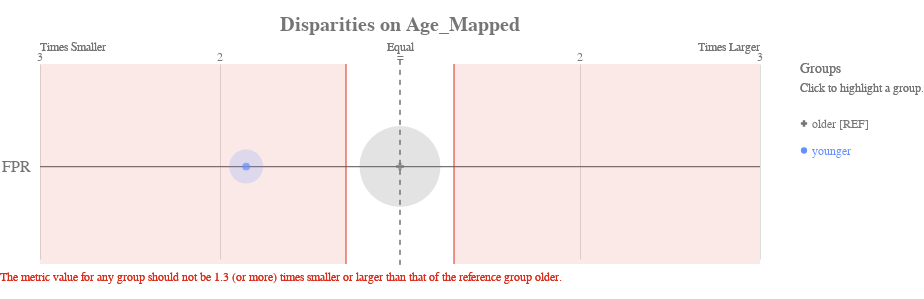

The cell this chart's notebook holds for it:
### Code cell
ap.disparity(bdf, metrics, 'age_mapped', fairness_threshold = disparity_tolerance)

### Figure 1 — Vega-Lite specification as saved in the notebook (floating-point values rounded to 4 significant figures)
{"config": {"view": {"continuousWidth": 400, "continuousHeight": 300, "strokeWidth": 0}, "axisLeft": {"labelColor": "rgb(117,117,117)", "labelFont": "Arial", "labelFontSize": 16}, "title": {"align": "center", "baseline": "middle", "color": "rgb(117,117,117)", "font": "Arial", "fontSize": 20, "fontWeight": "bold"}}, "layer": [{"data": {"name": "data-38121450c6697f570e9bf3f18efe866c"}, "mark": {"type": "rule", "stroke": "rgb(117,117,117)", "strokeWidth": 1.25, "tooltip": ""}, "encoding": {"x": {"type": "quantitative", "field": "x", "scale": {"domain": [-2, 2], "range": [40.0, 760.0]}}, "x2": {"field": "x2"}, "y": {"type": "nominal", "axis": {"domain": false, "labelAngle": 0, "labelPadding": -30, "orient": "left", "ticks": false, "title": ""}, "field": "metric", "scale": {"domain": ["FPR"], "range": [30, 225.0]}}}}, {"data": {"name": "data-79dd248bdaa0ea02c535240e8ad022c8"}, "mark": {"type": "rule", "stroke": "rgb(117,117,117)", "strokeDash": [5, 5], "strokeWidth": 1}, "encoding": {"tooltip": {"value": "older [REF]"}, "x": {"value": 400.0}, "y": {"value": 20.83}, "y2": {"value": 229.2}}}, {"data": {"name": "data-c233327f4cd9b4c2df31bf8015c83e4a"}, "mark": {"type": "text", "align": "center", "color": "rgb(117,117,117)", "font": "Arial", "fontSize": 12, "fontWeight": "normal", "tooltip": ""}, "encoding": {"text": {"type": "nominal", "field": "label"}, "x": {"type": "quantitative", "field": "value", "scale": {"domain": [-2, 2], "range": [40.0, 760.0]}}, "y": {"value": 17.5}}}, {"layer": [{"mark": {"type": "text", "align": "left", "fill": "rgb(117,117,117)", "font": "Arial", "fontSize": 12, "fontWeight": "normal", "tooltip": ""}, "encoding": {"text": {"value": "Times Smaller"}, "x": {"value": 40.0}, "y": {"value": 7.5}}}, {"mark": {"type": "text", "align": "right", "fill": "rgb(117,117,117)", "font": "Arial", "fontSize": 12, "fontWeight": "normal", "tooltip": ""}, "encoding": {"text": {"value": "Times Larger"}, "x": {"value": 760.0}, "y": {"value": 7.5}}}, {"mark": {"type": "text", "align": "center", "fill": "rgb(117,117,117)", "font": "Arial", "fontSize": 12, "fontWeight": "normal", "tooltip": ""}, "encoding": {"text": {"value": "Equal"}, "x": {"value": 400.0}, "y": {"value": 7.5}}}], "data": {"name": "data-79dd248bdaa0ea02c535240e8ad022c8"}}, {"layer": [{"mark": {"type": "rule", "opacity": 0.8, "stroke": "rgb(217, 46, 28)", "strokeWidth": 1.25, "tooltip": ""}, "encoding": {"x": {"type": "quantitative", "field": "min", "scale": {"domain": [-2, 2], "range": [40.0, 760.0]}}, "y": {"value": 25.0}, "y2": {"value": 225.0}}}, {"mark": {"type": "rule", "opacity": 0.8, "stroke": "rgb(217, 46, 28)", "strokeWidth": 1.25, "tooltip": ""}, "encoding": {"x": {"type": "quantitative", "field": "max", "scale": {"domain": [-2, 2], "range": [40.0, 760.0]}}, "y": {"value": 25.0}, "y2": {"value": 225.0}}}, {"layer": [{"mark": {"type": "rect", "fill": "rgb(217, 46, 28)", "opacity": 0.1, "tooltip": ""}, "encoding": {"x": {"type": "quantitative", "field": "min", "scale": {"domain": [-2, 2], "range": [40.0, 760.0]}}, "x2": {"field": "lower_end"}, "y": {"value": 25.0}, "y2": {"value": 225.0}}}, {"mark": {"type": "rect", "fill": "rgb(217, 46, 28)", "opacity": 0.1, "tooltip": ""}, "encoding": {"x": {"type": "quantitative", "field": "max", "scale": {"domain": [-2, 2], "range": [40.0, 760.0]}}, "x2": {"field": "upper_end"}, "y": {"value": 25.0}, "y2": {"value": 225.0}}}]}, {"data": {"name": "data-79dd248bdaa0ea02c535240e8ad022c8"}, "mark": {"type": "text", "align": "left", "baseline": "top", "fill": "rgb(217, 46, 28)", "font": "Arial", "fontSize": 12, "fontWeight": "normal", "tooltip": ""}, "encoding": {"text": {"value": "The metric value for any group should not be 1.3 (or more) times smaller or larger than that of the reference group older."}, "x": {"value": 0}, "y": {"value": 233.3}}}], "data": {"name": "data-68125cfc4fc9557defd07e8d14c561c8"}}, {"layer": [{"mark": "circle"}, {"data": {"name": "data-65b986fb651cd3ceb832805d65302a2f"}, "mark": {"type": "circle", "opacity": 0.2}, "encoding": {"color": {"condition": {"type": "nominal", "field": "attribute_value", "legend": null, "scale": {"domain": ["older", "younger"], "range": ["rgb(117,117,117)", "rgb(100, 143, 255)", "rgb(254, 97, 0)", "rgb(220, 38, 127)", "rgb(255, 176, 0)", "rgb(120, 94, 240)"]}, "selection": "selector009"}, "value": "rgb(224,224,224)"}, "size": {"type": "quantitative", "field": "group_size", "legend": null, "scale": {"domain": [0, 1021.0], "range": [0, 7854.0]}}, "tooltip": [{"type": "nominal", "field": "attribute_value", "title": "Group"}, {"type": "nominal", "field": "tooltip_group_size", "title": "Group Size"}, {"type": "nominal", "field": "tooltip_disparity_explanation_fpr", "title": "Disparity"}, {"type": "quantitative", "field": "fpr", "format": ".2f", "title": "FPR"}], "x": {"type": "quantitative", "axis": {"domain": false, "labels": false, "ticks": false, "title": null, "values": [1, 2, -2, -1]}, "field": "fpr_disparity_scaled", "scale": {"domain": [-2, 2], "range": [40.0, 760.0]}}, "y": {"type": "nominal", "axis": {"domain": false, "grid": false, "labels": false, "ticks": false, "title": " "}, "field": "metric_variable", "scale": {"domain": ["FPR"], "range": [30, 225.0]}}}, "selection": {"selector011": {"type": "multi", "empty": "all", "fields": ["attribute_value"]}}, "transform": [{"calculate": "'FPR'", "as": "metric_variable"}]}, {"layer": [{"mark": "point"}, {"data": {"name": "data-65b986fb651cd3ceb832805d65302a2f"}, "mark": {"type": "point", "filled": true, "size": 60}, "encoding": {"color": {"condition": {"type": "nominal", "field": "attribute_value", "legend": null, "scale": {"domain": ["older", "younger"], "range": ["rgb(117,117,117)", "rgb(100, 143, 255)", "rgb(254, 97, 0)", "rgb(220, 38, 127)", "rgb(255, 176, 0)", "rgb(120, 94, 240)"]}, "selection": "selector009"}, "value": "rgb(224,224,224)"}, "shape": {"type": "nominal", "field": "attribute_value", "legend": null, "scale": {"domain": ["older", "younger"], "range": ["cross", "circle"]}}, "tooltip": [{"type": "nominal", "field": "attribute_value", "title": "Group"}, {"type": "nominal", "field": "tooltip_group_size", "title": "Group Size"}, {"type": "nominal", "field": "tooltip_disparity_explanation_fpr", "title": "Disparity"}, {"type": "quantitative", "field": "fpr", "format": ".2f", "title": "FPR"}], "x": {"type": "quantitative", "axis": {"domain": false, "labels": false, "ticks": false, "title": null, "values": [1, 2, -2, -1]}, "field": "fpr_disparity_scaled", "scale": {"domain": [-2, 2], "range": [40.0, 760.0]}}, "y": {"type": "nominal", "axis": {"domain": false, "grid": false, "labels": false, "ticks": false, "title": " "}, "field": "metric_variable", "scale": {"domain": ["FPR"], "range": [30, 225.0]}}}, "selection": {"selector010": {"type": "multi", "empty": "all", "fields": ["attribute_value"]}}, "transform": [{"calculate": "'FPR'", "as": "metric_variable"}]}]}]}, {"layer": [{"mark": {"type": "point", "filled": true, "opacity": 1, "size": 39.48}, "encoding": {"color": {"condition": {"type": "nominal", "field": "attribute_value", "legend": null, "scale": {"domain": ["older", "younger"], "range": ["rgb(117,117,117)", "rgb(100, 143, 255)", "rgb(254, 97, 0)", "rgb(220, 38, 127)", "rgb(255, 176, 0)", "rgb(120, 94, 240)"]}, "selection": "selector009"}, "value": "rgb(224,224,224)"}, "shape": {"type": "nominal", "field": "attribute_value", "legend": null, "scale": {"domain": ["older", "younger"], "range": ["cross", "circle"]}}, "x": {"value": 804}, "y": {"type": "nominal", "axis": {"domain": false, "grid": false, "labels": false, "ticks": false, "title": " "}, "field": "attribute_value", "scale": {"domain": ["older", "younger"], "range": [71, 125]}}}, "selection": {"selector009": {"type": "multi", "empty": "all", "fields": ["attribute_value"]}}}, {"mark": {"type": "text", "align": "left", "baseline": "middle", "font": "Arial", "fontSize": 12, "fontWeight": "normal"}, "encoding": {"color": {"condition": {"type": "nominal", "field": "attribute_value", "legend": null, "scale": {"domain": ["older", "younger"], "range": ["rgb(117,117,117)", "rgb(100, 143, 255)", "rgb(254, 97, 0)", "rgb(220, 38, 127)", "rgb(255, 176, 0)", "rgb(120, 94, 240)"]}, "selection": "selector009"}, "value": "rgb(224,224,224)"}, "text": {"type": "nominal", "field": "label"}, "x": {"value": 812}, "y": {"type": "nominal", "axis": {"domain": false, "grid": false, "labels": false, "ticks": false, "title": " "}, "field": "attribute_value", "scale": {"domain": ["older", "younger"], "range": [71, 125]}}}, "selection": {"selector012": {"type": "multi", "empty": "all", "fields": ["attribute_value"]}}}, {"data": {"name": "data-79dd248bdaa0ea02c535240e8ad022c8"}, "mark": {"type": "text", "align": "left", "baseline": "middle", "color": "rgb(117,117,117)", "font": "Arial", "fontSize": 12, "fontWeight": "normal"}, "encoding": {"text": {"value": "Click to highlight a group."}, "x": {"value": 800}, "y": {"value": 49}}}, {"data": {"name": "data-79dd248bdaa0ea02c535240e8ad022c8"}, "mark": {"type": "text", "align": "left", "baseline": "middle", "color": "rgb(117,117,117)", "font": "Arial", "fontSize": 14, "fontWeight": "normal"}, "encoding": {"text": {"value": "Groups"}, "x": {"value": 800}, "y": {"value": 30}}}], "data": {"name": "data-3d41cf6961967a771443a1ea1dcb7b93"}}], "height": 250, "padding": {"top": 15, "bottom": 10}, "resolve": {"scale": {"size": "independent", "y": "independent"}}, "title": "Disparities on Age_Mapped", "width": 800, "$schema": "https://vega.github.io/schema/vega-lite/v4.8.1.json", "datasets": {"data-38121450c6697f570e9bf3f18efe866c": [{"metric": "FPR", "x": -2, "x2": 2}], "data-79dd248bdaa0ea02c535240e8ad022c8": [{"a": 1, "b": 0}, {"a": 1, "b": 0}], "data-c233327f4cd9b4c2df31bf8015c83e4a": [{"value": 1, "label": 2}, {"value": 2, "label": 3}, {"value": -2, "label": 3}, {"value": -1, "label": 2}, {"value": 0, "label": "="}], "data-68125cfc4fc9557defd07e8d14c561c8": [{"min": -0.3, "max": 0.3, "lower_end": -2, "upper_end": 2}], "data-65b986fb651cd3ceb832805d65302a2f": [{"attribute_name": "age_mapped", "attribute_value": "older", "group_size": 851, "total_entities": 1000, "fpr": 0.4561, "fpr_disparity": 1.0, "fpr_disparity_scaled": 0.0, "tooltip_group_size": "851 (85.10%)", "tooltip_disparity_explanation_fpr": "Reference group"}, {"attribute_name": "age_mapped", "attribute_value": "younger", "group_size": 149, "total_entities": 1000, "fpr": 0.2459, "fpr_disparity": 0.5392, "fpr_disparity_scaled": -0.8547, "tooltip_group_size": "149 (14.90%)", "tooltip_disparity_explanation_fpr": "1.85 times smaller FPR than the reference group"}], "data-3d41cf6961967a771443a1ea1dcb7b93": [{"attribute_value": "older", "label": "older [REF]"}, {"attribute_value": "younger", "label": "younger"}]}}
